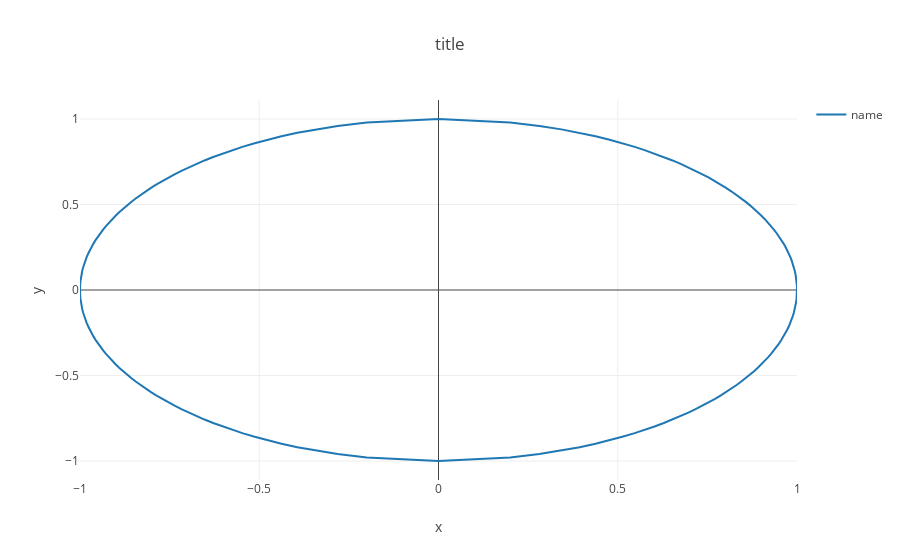

Here is the notebook cell this chart was saved with:
### Markdown cell above
### sympyで楕円を描画

### Code cell
sx_1 = sym.solve(x**2 + y**2 - 1)[0][x]
sx_2 = sym.solve(x**2 + y**2 - 1)[1][x]
Y = np.linspace(-1, 1, 100)
X1 = np.array([])
X2 = np.array([])
for i in Y:
    X1 = np.append(X1, sx_1.subs(y, i))
    X2 = np.append(X2, sx_2.subs(y, i))
X1 = np.asarray(X1, dtype='float32')
X2 = np.asarray(X2, dtype='float32')
    
X_ = np.hstack((X1, X2))
Y_ = np.hstack((Y, Y[::-1]))

viz_plotly(X_, Y_, vtype='line')

### Figure 1 — Plotly figure (JSON) as saved in the notebook; plotly's stock layout.template omitted (floating-point values rounded to 4 significant figures; data arrays with more than 128 entries replaced by an {"elided": "..."} marker saying what was removed)
{"data": [{"name": "name", "type": "scatter", "uid": "9e691279-d8c0-461c-b6f5-f1d3f4dd3c02", "x": {"elided": "200 float values"}, "y": {"elided": "200 float values"}}], "layout": {"autosize": true, "showlegend": true, "title": "title", "xaxis": {"autorange": true, "range": [-0.9999, 0.9999], "title": "x", "type": "linear"}, "yaxis": {"autorange": true, "range": [-1.111, 1.111], "title": "y", "type": "linear"}}}
